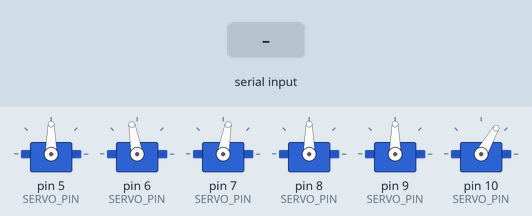
Recording of a sketch running on a simulated Arduino Uno, built with avr-gcc and run on an emulated ATmega328P. Shown: 6 × servo. Inputs (shaded band) come from the test bench. EEPROM starts erased; what the sketch prints to the serial monitor is not drawn.

Above: at 2.1 s.
2.2 s: "s290\n" received over Serial
At 2.39 s:
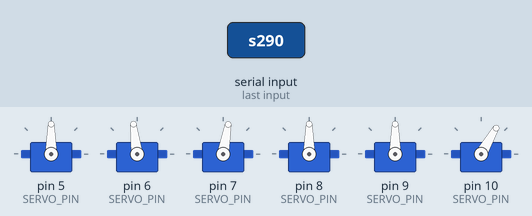
4.0 s: "s1 30\n" received over the second serial link
At 4.51 s:
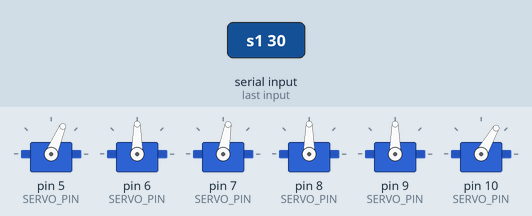
At 5.7 s:
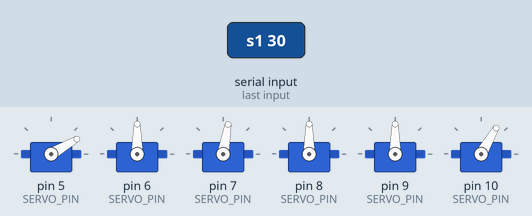
Timing chart, 0 to 7.2 s (numbered marks = the images above; inputs shaded):
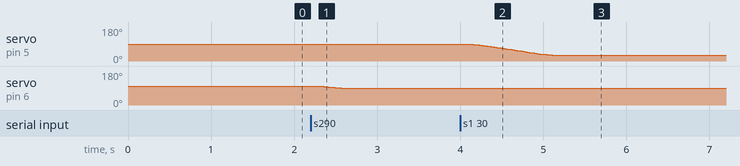

The sketch:

kol_servo.ino
```cpp
// Servo robot kol – Arduino Uno + 3x MG996R + 3x SG90 + HC-05
// Mekanik: How To Mechatronics "DIY Arduino Robot Arm" (Cults3D'den satın alınan STL'ler).
// Kod: bu projeye özel yazıldı; orijinal Android uygulamasının komutlarıyla uyumlu (komut.h).
//
// Pinler (orijinal projeyle aynı):
//   D5 gövde (MG996R) · D6 omuz (MG996R) · D7 dirsek (MG996R)
//   D8 bilek dönüş (SG90) · D9 bilek eğim (SG90) · D10 tutucu (SG90)
//   D3 <- HC-05 TX · D4 -> HC-05 RX (1k/2k bölücü ile, HC-05 RX 3,3 V)
// Servolar AYRI 5 V (en az 3 A, önerilen 5 A) adaptörden beslenir; GND'ler ortak.
//
// USB seri port (115200) aynı komutları kabul eder: "s290", "SAVE", "RUN" ... ve "a1905" + "GO" (komut.h).
// Ek USB komutu: "?" -> durum satırı. Simülasyon sayfası kola bağlanınca bunu okuyup 3B modeli gerçek kola göre çizer:
//   @ 900 1000 800 900 900 600 | poz 3 | oynuyor 0 | ss 20     (açılar onda bir derece)
// Kayıtlı pozlar EEPROM'da durur: elektrik kesilince silinmez, RESET ile silinir.

#include <EEPROM.h>
#include <Servo.h>

// HC-05 için yazılımsal seri port: NeoSWSerial (Arduino IDE -> Kütüphane Yöneticisi -> "NeoSWSerial" kur).
// SoftwareSerial her karakteri alırken kesmeleri kapatır; Servo kütüphanesi darbe zamanlaması için kesmelere
// dayandığından, telefon kaydırıcıları veri akıtırken servolar ara sıra seğirir (Arduino forumu ve PJRC Servo
// belgesinde bilinen sorun). NeoSWSerial kesmeleri karakter boyunca kapatmaz, 9600 / 19200 / 38400'ü destekler;
// Uno'da yalnız Timer0 sayacını okur (Servo Timer1'i kullanır, çakışma yok). Kütüphaneyi kuramazsan 0 yap.
#define NEOSWSERIAL_KULLAN 1
#if NEOSWSERIAL_KULLAN
#include <NeoSWSerial.h>
#else
#include <SoftwareSerial.h>
#endif

#include "komut.h"

// HC-05 veri modu hızı. Orijinal proje 38400 kullanıyor; modülün fabrika ayarı genelde 9600'dür.
// Telefonla bağlanıp komutlar işlenmiyorsa bu değeri 9600 yap.
static const long HC05_BAUD = 38400;

static const uint8_t SERVO_PIN[kol::N_SERVO] = {5, 6, 7, 8, 9, 10};
// Açılış pozu ve güvenli sınırlar (derece). Montajdan sonra kendi koluna göre ayarla:
// özellikle tutucu sınırı, parmaklar kapanınca servo zorlanıp ısınmayacak şekilde olmalı.
static const uint8_t EV[kol::N_SERVO] = {90, 100, 80, 90, 90, 60};
static const uint8_t MIN_ACI[kol::N_SERVO] = {0, 15, 10, 0, 0, 20};
static const uint8_t MAX_ACI[kol::N_SERVO] = {180, 165, 170, 180, 180, 110};

#if NEOSWSERIAL_KULLAN
NeoSWSerial bt(3, 4);      // RX, TX
#else
SoftwareSerial bt(3, 4);   // RX, TX
#endif
Servo servo[kol::N_SERVO];
kol::Ayristirici ayr_bt, ayr_usb;
kol::Kol kolumuz;
int16_t yazilan[kol::N_SERVO];
uint32_t son_adim = 0;

static uint8_t eeprom_oku(uint16_t a) { return EEPROM.read(a); }
static void eeprom_yaz(uint16_t a, uint8_t v) { EEPROM.update(a, v); }   // aynı değeri yeniden yazmaz (ömür)

// Onda bir derece -> darbe genişliği. Servo kütüphanesinin attach(pin) varsayılanı: 0° = 544 µs, 180° = 2400 µs.
// write(derece) yerine mikrosaniye: 1° yerine ~0,1° adım, hareket daha pürüzsüz.
static int us(int16_t onda) { return (int)(544 + (int32_t)onda * (2400 - 544) / 1800); }

static const char* mesaj(int kod) {
  switch (kod) {
    case 1: return "Oynatma suruyor, once PAUSE";
    case 2: return "Kayit dolu (50 poz)";
    case 3: return "Poz kaydedildi";
    case 4: return "Kayitli poz yok";
    case 5: return "Oynatiliyor";
    case 6: return "Duraklatildi";
    case 7: return "Kayitlar silindi";
    default: return nullptr;
  }
}

static void bildir(int kod) {
  const char* m = mesaj(kod);
  if (!m) return;
  Serial.println(m);
  if (kod == 3) { Serial.print("  toplam poz: "); Serial.println(kolumuz.poz_sayisi); }
}

static void durum() {
  Serial.print('@');
  for (uint8_t i = 0; i < kol::N_SERVO; ++i) { Serial.print(' '); Serial.print(kolumuz.konum_onda(i)); }
  Serial.print(F(" | poz ")); Serial.print(kolumuz.poz_sayisi);
  Serial.print(F(" | oynuyor ")); Serial.print(kolumuz.oynuyor ? 1 : 0);
  Serial.print(F(" | ss ")); Serial.println(kolumuz.ss_ms);
}

static void isle(kol::Ayristirici& a) {
  kol::Komut k;
  while (a.al(k)) bildir(kolumuz.uygula(k));
}

void setup() {
  Serial.begin(115200);
  bt.begin(HC05_BAUD);
  kolumuz.basla(EV, MIN_ACI, MAX_ACI, kol::Depo{eeprom_oku, eeprom_yaz});
  // Açılışta servolar bilinmeyen konumdan EV pozuna bir kerede gider: kolu açmadan önce elle
  // EV pozuna yakın tut ya da servoları 5 V'a kodu yükledikten sonra bağla.
  // Servolar 150 ms arayla devreye girer: altısı aynı anda akım çekip adaptörü çökertmesin.
  for (uint8_t i = 0; i < kol::N_SERVO; ++i) {
    yazilan[i] = kolumuz.konum_onda(i);
    servo[i].writeMicroseconds(us(yazilan[i]));   // attach'tan önce yazılan değer ilk darbede kullanılır
    servo[i].attach(SERVO_PIN[i]);
    delay(150);
  }
  Serial.println(F("Servo kol hazir. Komutlar: s1..s6<aci>, ss<ms>, SAVE, RUN, PAUSE, RESET, a1..a6<onda> + GO, ?"));
  Serial.print(F("Kayitli poz: ")); Serial.println(kolumuz.poz_sayisi);
}

void loop() {
  uint32_t simdi = millis();

  while (bt.available()) ayr_bt.besle((char)bt.read(), simdi);
  while (Serial.available()) {
    char c = (char)Serial.read();
    if (c == '?') { durum(); continue; }
    ayr_usb.besle(c, simdi);
  }
  ayr_bt.bekle(simdi);
  ayr_usb.bekle(simdi);
  isle(ayr_bt);
  isle(ayr_usb);

  // 10 ms'lik sabit adımlar (kol::DT). Döngü bir an tıkanırsa en fazla 5 adım telafi edilir.
  uint8_t n = 0;
  while (simdi - son_adim >= 10) {
    son_adim += 10;
    kolumuz.adim();
    if (++n == 5) { son_adim = simdi; break; }
  }
  if (n) {
    for (uint8_t i = 0; i < kol::N_SERVO; ++i) {
      int16_t o = kolumuz.konum_onda(i);
      if (o != yazilan[i]) { servo[i].writeMicroseconds(us(o)); yazilan[i] = o; }
    }
  }
}
```

Source omitted: komut.h (13393 bytes)

Measured:
- after the input at 2.2 s, servo on pin 6 (SERVO_PIN): moves from 100° to 90° over 0.30 s, starting after 0.07 s
- after the input at 4.0 s, servo on pin 5 (SERVO_PIN): moves from 90° to 30° over 1.1 s, starting after 0.07 s
